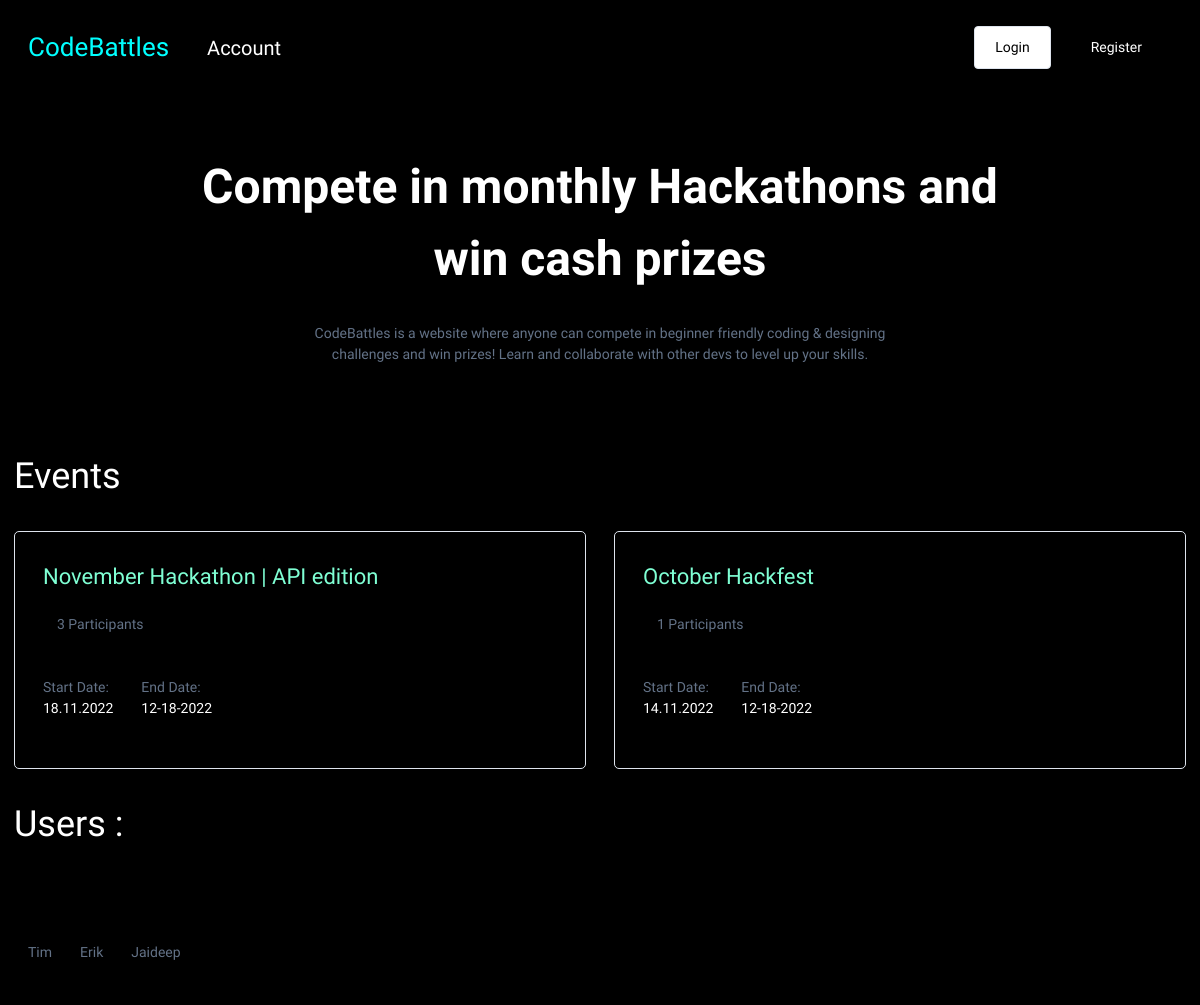
The page / on the database its author committed.
### base/models.py (models this page shows, shortened)
class Event(models.Model):
    name = models.CharField(max_length=200)
    description = models.TextField(null=True, blank=True)
    participants = models.ManyToManyField(User, blank=True, related_name='events')
    date = models.DateTimeField()
    start_date = models.DateTimeField(null=True)
    end_date = models.DateTimeField(null=True)
    registration_deadline = models.DateTimeField(null=True)
    updated = models.DateTimeField(auto_now=True)
    created = models.DateTimeField(auto_now_add=True)

class User(AbstractUser):
    name = models.CharField(max_length=100, null=True)
    email = models.EmailField(unique=True, null=True)
    bio = models.TextField(null=True, blank=True)
    hackathon_participant = models.BooleanField(default=True, null=True)
    avatar =  ResizedImageField(size=[300,300], default='avatar.png')
    USERNAME_FIELD = 'email'
    REQUIRED_FIELDS = ['username']

### base/views.py (the view)
# urls.py: path('', views.home_page, name="home"),
def home_page(request):
    users = User.objects.filter(hackathon_participant=True)
    events = Event.objects.all()
    context = {'users': users,'events':events}
    return render(request, 'home.html',context)

### templates/home.html (shortened to what this page needs)
{% extends 'main.html' %}
{% block content %}
    <div class="section" id="home__hero">
        <div id="hero__content">
            <h3 id="intro--headline">Compete in monthly Hackathons and win cash prizes</h3>
            <p id="intro--subheadline">CodeBattles is a website where anyone can compete in beginner friendly coding & designing challenges and win prizes! Learn and collaborate with other devs to level up your skills.</p>
        </div>
    </div>
<div>
    <div>
        <h3>Events</h3>
    </div>
    <div class="events--lists section">
        {% for event in events %}
            <a href="{% url 'event' event.id %}">
                <div class="event__wrapper">
                    <h5 class="event__preview--title">{{event.name}}</h5>
                    <div class="event__preview__details">
                        <p>{{event.participants.all.count}} Participants</p>
                    </div>
                    <div class="event__preview__details__bottom">
                        <div>
                            <p>Start Date:</p>
                            <p class="event--date">{{event.start_date|date:"d.m.Y"}}</p>
                        </div>
                        <div>
                            <p>End Date:</p>
                            <p class="event--date">{{event.end_date|date:"m-d-Y"}}</p>
                        </div>
                    </div>
                </div>
            </a>
        {% endfor %}
    </div>
</div>
<section>
    <h3>Users : {{count}}</h3>
    <div class="users--lists section">
        {% for user in users %}
            <a href="{% url 'profile' user.id%}">
                <div class="wrapper--user">
                    <p>{{user.name}}</p>
                </div>
            </a>
        {% endfor %}
    </div>
</section>
{% endblock %}

### static/css/main.css (style rules this page uses)
* { box-sizing: border-box; margin: 0; padding: 0; font-family: 'Readex Pro'; background-color: black; line-height: 1.5em; color: white; font-size: 14px; }
h1,h2,h3,h4,h5,h6 { font-weight: 500; }
h3 { font-size: 36px; }
h5 { font-size: 28px; }
p { color: #637287; }
a { text-decoration: none; }
.section { margin: 2em 0; }
#intro--headline { font-weight: 600; font-size: 48px; text-align: center; }
#home__hero { padding-top: 2em; padding-bottom: 2em; }
#hero__content { max-width: 800px; margin: 0 auto; text-align: center; }
#intro--subheadline { padding: 2em 6em; }
.events--lists { display: grid; grid-template-columns: 1fr 1fr; gap: 2em; }
.event__wrapper { border: 1px solid #DEE4ED; padding: 2em; border-radius: 5px; }
.event__preview--title { font-size: 22px; text-decoration: none; color: aquamarine; }
.event__preview--title { font-size: 22px; text-decoration: none; }
.event--date { color: white }
.event__preview__details * { margin-right: 1em; }
.event__preview__details { display: flex; justify-content: flex-start; padding: 1.5em 0; }
.event__preview__details__bottom { display: flex; padding: 1.5em 0; }
.event__preview__details__bottom * { margin-right: 1em; }
.wrapper--user { display: flex; flex-direction: column; align-items: center; padding: 1em; border-radius: 5px; text-align: center; max-width: 100px; }
.wrapper--user * { margin-top: 1em; }
.users--lists { display: flex; flex-wrap: wrap; }

### rows shown on the page
Event: name "November Hackathon | API edition", participants.all.count "3", start_date "18.11.2022", end_date "12-18-2022"
Event: name "October Hackfest", participants.all.count "1", start_date "14.11.2022", end_date "12-18-2022"
User: name "Tim"
User: name "Erik"
User: name "Jaideep"
